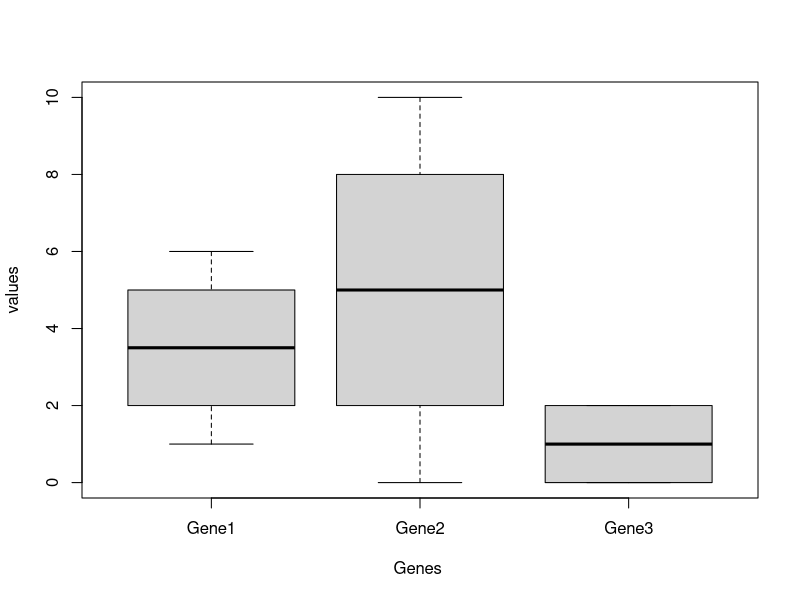
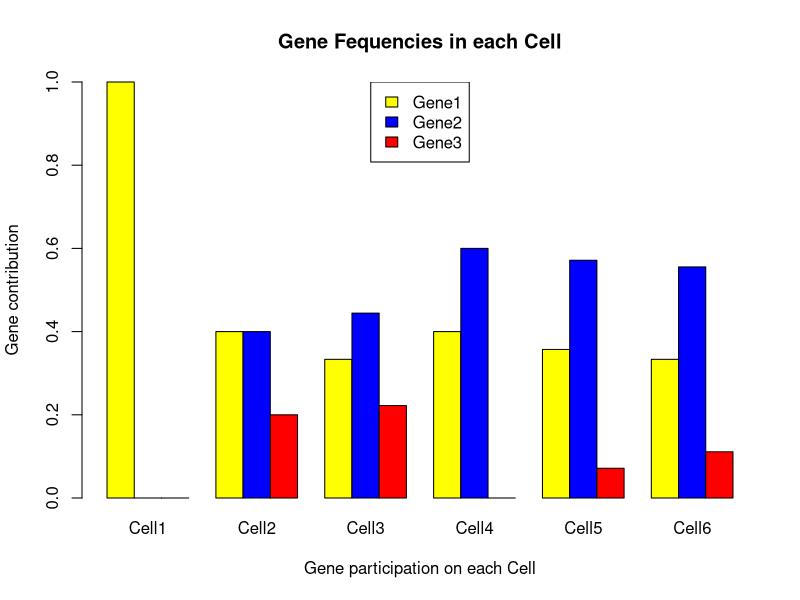
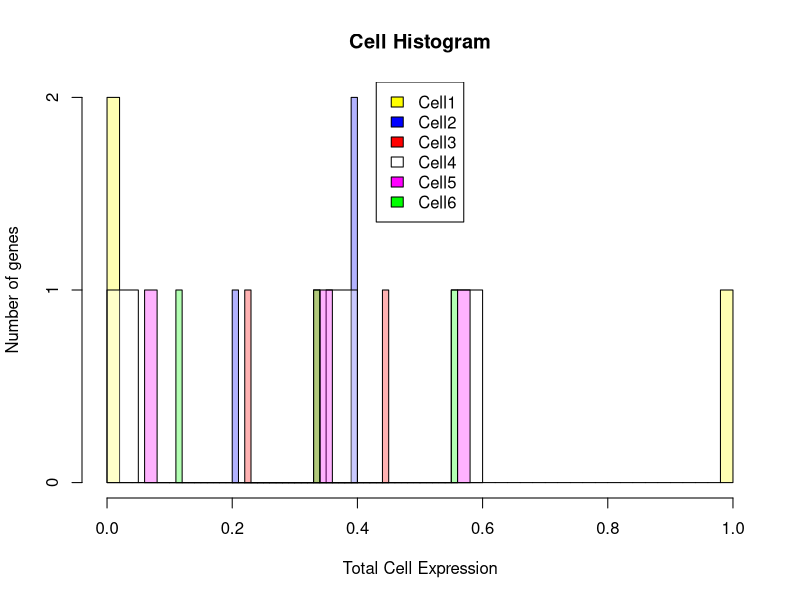

Write R code to recreate these figures, in order.
########### create the genes table attache names to rows and columns ###################
Gene1 <- c(1, 2, 3, 4, 5, 6)
Gene2 <- c(0, 2, 4, 6, 8, 10)
Gene3 <- c(0,1,2,0,1,2)
genes_matrix <- rbind(Gene1, Gene2, Gene3)
rownames(genes_matrix) <- c("Gene1", "Gene2", "Gene3")
colnames(genes_matrix) <- c("Cell1", "Cell2", "Cell3", "Cell4", "Cell5", "Cell6")

########### data2 will the updated genes_matrix table that will contain addition requested data i.e mean, min/max etc #########
data2 <- matrix(nrow = 3, ncol = 11)
for (i in 1:3) {
  Gene_mean <- mean(genes_matrix[i,])
  Gene_max <- max(genes_matrix[i,])
  Gene_min <- min(genes_matrix[i,])
  Gene_quantile_25 <-quantile(genes_matrix[i,], probs = c(0.25))
  Gene_quantile_75 <-quantile(genes_matrix[i,], probs = c(0.75))
  data2[i,] <- c(genes_matrix[i,], Gene_mean, Gene_max, Gene_min, Gene_quantile_25, Gene_quantile_75)
}

rownames(data2) <- c("Gene1", "Gene2", "Gene3")
colnames(data2) <- c("Cell1", "Cell2", "Cell3", "Cell4", "Cell5", "Cell6", "Gene Μean", "Gene Μax", "Gen Μin", "Gene 25quant", "Gene 75quant")

row.names(data2)

##### Print the data  #####
print("================================================================")
print("####################### Genes table ############################")
print(genes_matrix)
####### export results to excel ##########
library(writexl)
write_xlsx(as.data.frame(genes_matrix), 'genes_matrix.xlsx')
####### export results to excel ##########

print("####################### Updated Genes Table #####################")
print("Updated Genes Table ")
print(data2)
####### export results to excel ##########
library(writexl)
write_xlsx(as.data.frame(data2), 'data2.xlsx')
####### export results to excel ##########


##### Create the boxplot  #####
boxplot.matrix(t(genes_matrix), xlab="Genes ", ylab="values")

##### Calculate prop table i.e. contribution of each Gene for every Cell 1..6  #####
print("######################### Prop table ############################")
prop.table(genes_matrix, margin = 2)

##### Creting the barplot : setting colors labels & legend #####
barplot(prop.table(genes_matrix, margin = 2), beside=TRUE, col = c("yellow", "blue", "red"), main = "Gene Fequencies in each Cell", ylim=c(0.0,1.0), xlab="Gene participation on each Cell", ylab="Gene contribution")
legend("top", legend = c("Gene1", "Gene2", "Gene3"), fill = c("yellow", "blue", "red"))

##### Creating the hist :  #####
v <- prop.table(genes_matrix, margin = 2)
v<-prop.table(genes_matrix, margin=2)
hist(v[,1], breaks=50, col=rgb(1, 1,0, 0.3), ylab = "Number of genes", xlab="Total Cell Expression", main="Cell Histogram")  # Cell1  yellow
hist(v[,2], breaks=20, col=rgb(0, 0,1, 0.3), add=TRUE)           # Cell2  blue
hist(v[,3], breaks=20, col=rgb(1, 0,0, 0.3), add=TRUE)           # Cell3  red
hist(v[,4], breaks=20, col=rgb(1, 1,1, 0.3), add=TRUE)           # Cell4  white
hist(v[,5], breaks=20, col=rgb(1, 0,1, 0.3), add=TRUE)           # Cell5  magenta
hist(v[,6], breaks=50, col=rgb(0, 1,0, 0.3), add=TRUE)           # Cell6  green

legend('top', c('Cell1', 'Cell2', 'Cell3', 'Cell4', 'Cell5', 'Cell6'), fill=c('yellow', 'blue', 'red', 'white', 'magenta', 'green'))